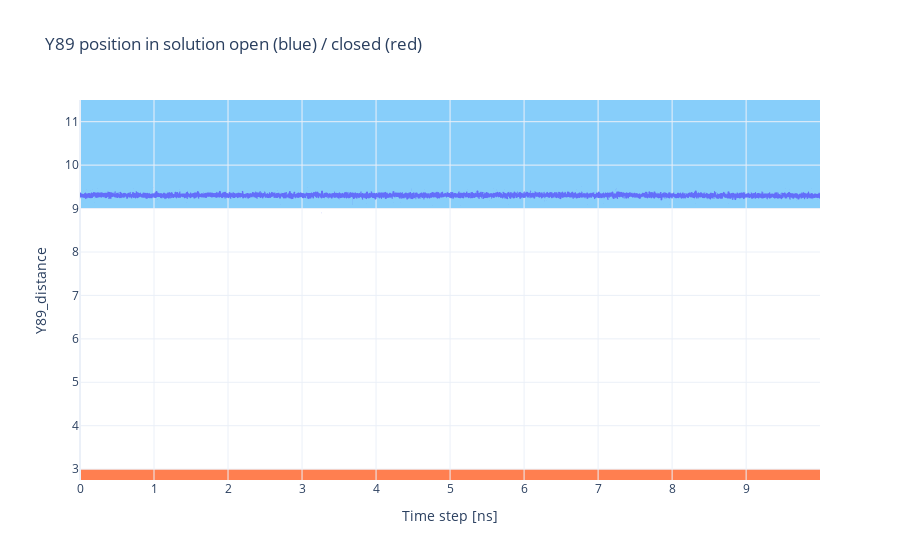

Notebook code for this chart:
### Code cell
import pandas as pd
import plotly.express as px

data = pd.DataFrame(dict(Y89_distance=Y89_distances, C110_distance=C110_distances, C110_angle=C110_angle))
data.index = data.index.to_series() * 2e-3
data.index.name = 'Time step [ns]'


fig = px.line(data, y='Y89_distance',
              title='Y89 position in solution open (blue) / closed (red)',
              template='plotly_white'
             )
fig.add_shape(
        type='rect',
        x0=data.index[0],
        y0=2.75,
        x1=data.index[-1],
        y1=3,
        line=dict(width=0),
        fillcolor="coral",
    layer='below'
)
fig.add_shape(
        type='rect',
        x0=data.index[0],
        y0=9,
        x1=data.index[-1],
        y1=11.5,
        line=dict(width=0),
        fillcolor="LightSkyBlue",
        layer='below'
)
fig

### Figure 1 — Plotly figure (JSON) as saved in the notebook; plotly's stock layout.template omitted (floating-point values rounded to 4 significant figures; data arrays with more than 128 entries replaced by an {"elided": "..."} marker saying what was removed)
{"data": [{"hovertemplate": "Time step [ns]=%{x}<br>Y89_distance=%{y}<extra></extra>", "legendgroup": "", "line": {"color": "#636efa", "dash": "solid"}, "marker": {"symbol": "circle"}, "mode": "lines", "name": "", "showlegend": false, "type": "scattergl", "x": {"elided": "5000 float values"}, "xaxis": "x", "y": {"elided": "5000 float values"}, "yaxis": "y"}], "layout": {"autosize": true, "legend": {"tracegroupgap": 0}, "shapes": [{"fillcolor": "coral", "layer": "below", "line": {"width": 0}, "type": "rect", "x0": 0, "x1": 9.998, "y0": 2.75, "y1": 3}, {"fillcolor": "LightSkyBlue", "layer": "below", "line": {"width": 0}, "type": "rect", "x0": 0, "x1": 9.998, "y0": 9, "y1": 11.5}], "title": {"text": "Y89 position in solution open (blue) / closed (red)"}, "xaxis": {"anchor": "y", "autorange": true, "domain": [0, 1], "range": [0, 9.998], "title": {"text": "Time step [ns]"}, "type": "linear"}, "yaxis": {"anchor": "x", "autorange": true, "domain": [0, 1], "range": [2.75, 11.5], "title": {"text": "Y89_distance"}, "type": "linear"}}}
